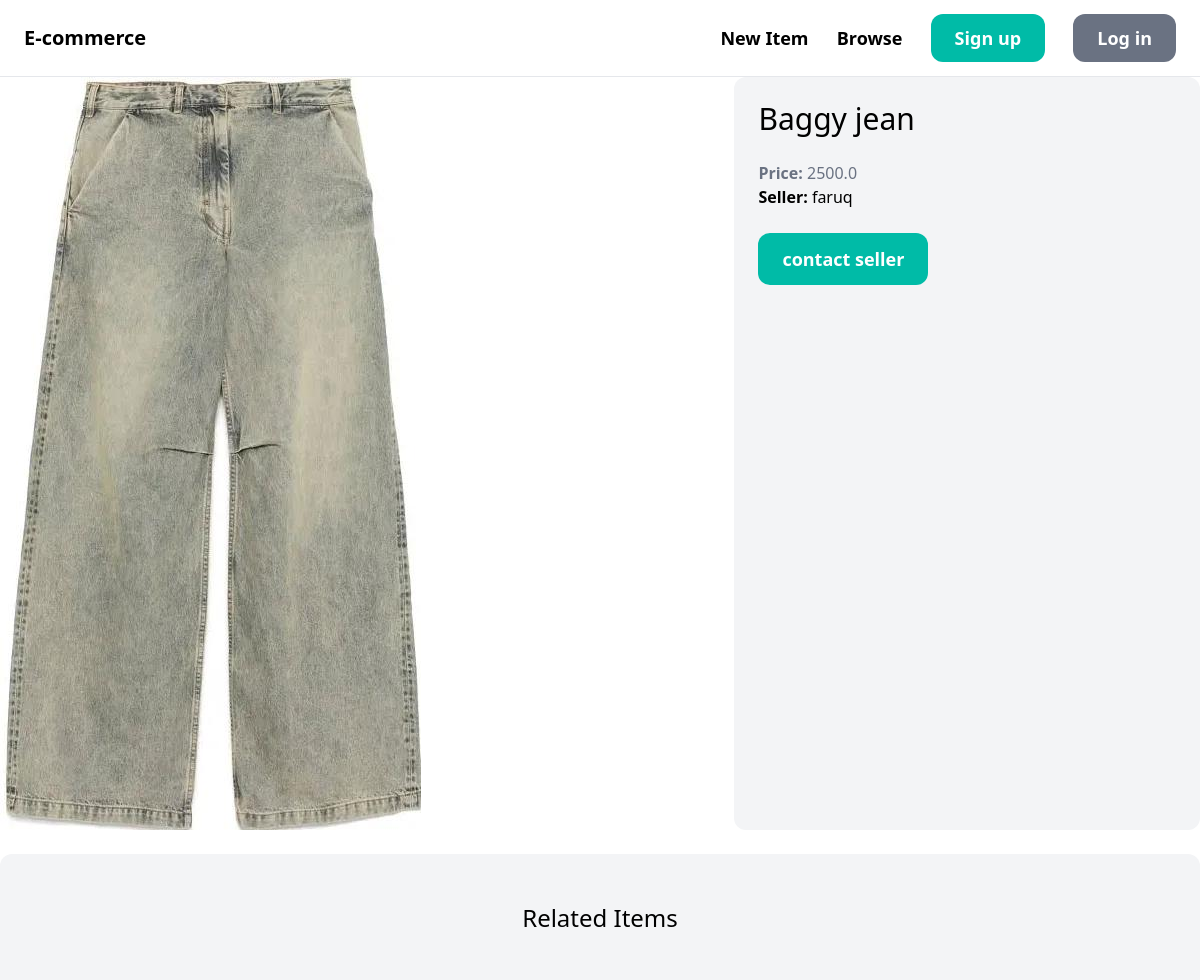
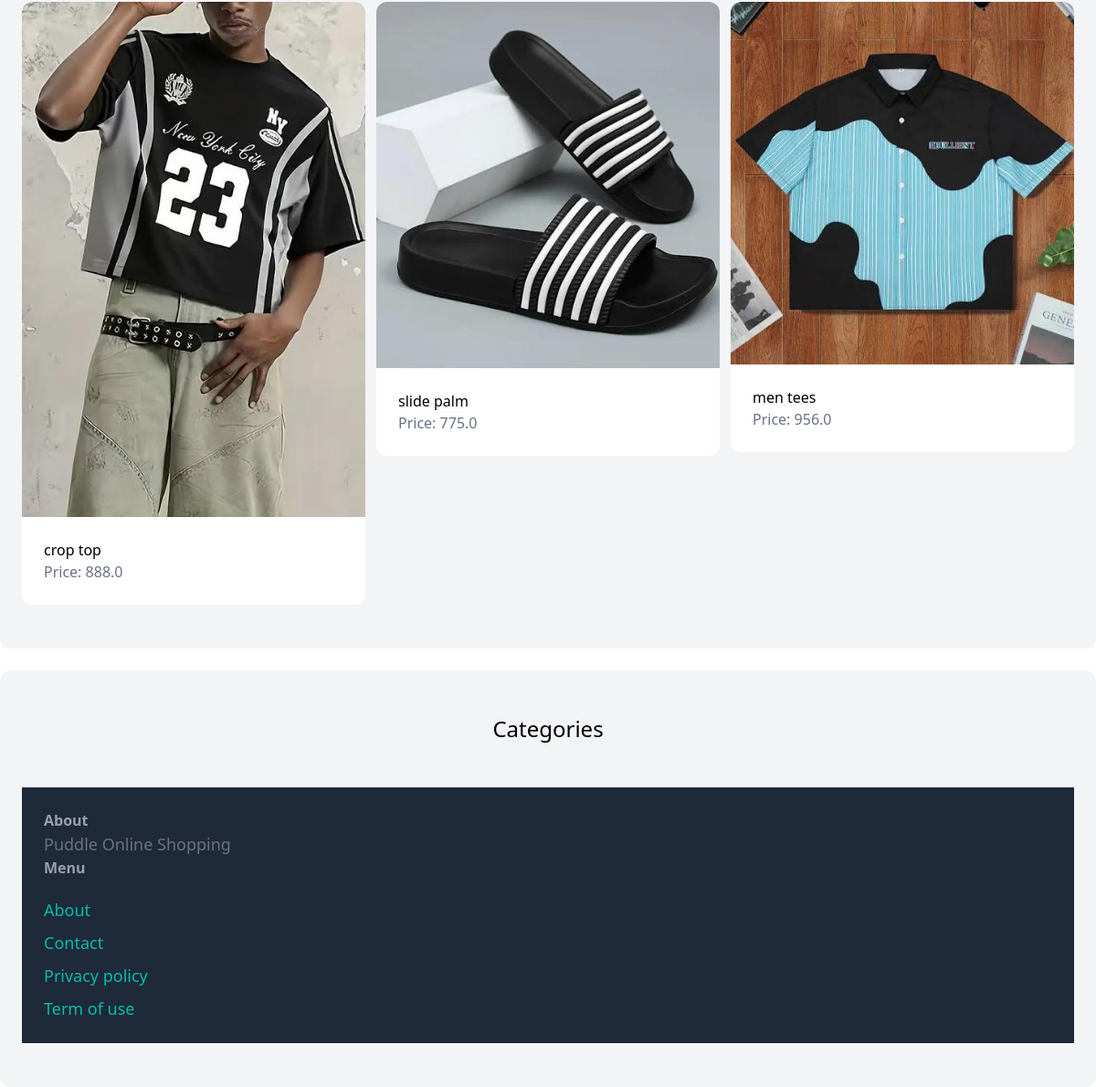
Screenshot of /items/3/ with the database file from the repository (2 pictures, top to bottom).
### item/models.py (models this page shows, shortened)
class Item(models.Model):
    name=models.TextField(blank=True)
    desc = models.TextField(blank=True, null=True)
    price=models.FloatField()
    is_sold=models.BooleanField(default=False)
    created_at=models.DateTimeField(auto_now_add=True)
    category=models.ForeignKey(Category,related_name='item',on_delete=models.CASCADE)
    created_by=models.ForeignKey(User,related_name='items',on_delete=models.CASCADE)
    image=models.ImageField(upload_to='item_images',blank=True,
    null=True)

### item/views.py (the view)
# urls.py: path('<int:pk>/', detail, name="detail"),
def detail(request,pk):
    item=get_object_or_404(Item,pk=pk)
    related_items=Item.objects.filter(category=item.category,is_sold=False).exclude(pk=pk)[0:3]
    return render(request,"item/detail.html",{"item":item, "related_items":related_items})

### item/templates/item/detail.html (shortened to what this page needs)
{%extends 'core/base.html' %}
{%block content %}
<div class="grid grid-cols-5 gap-6">
    <div class="col-span-3">
        <img src="{{item.image}}" class="rounded-xl">
    </div>
    <div class="col-span-2 p-6 bg-gray-100 rounded-xl">
        <h1 class="mb-6 text-3xl">{{ item.name }}</h1>
        <p class="text-gray-500"><strong>Price: </strong> {{item.price}}</p>
        <p class="text-gtay-500"><strong>Seller: </strong> {{item.created_by.username}}</p>
        {%if request.user == item.created_by %}
        <div class="mt-6 p-6 bg-white rounded-xl">
            <p>This is your item</p>
            <a href="{% url 'item:edit' pk=item.id %}" class="inline-block mt-6 py-3 px-6 text-lg font-semibold bg-teal-500 text-white rounded-xl">Edit</a>
            <a href="{% url 'item:delete' item.id %}" class="inline-block mt-6 py-3 px-6 text-lg font-semibold bg-red-500 text-white rounded-xl">Delete</a>
        {%else%}
            <a href="{% url 'conversation:new' item.id %}" class="inline-block mt-6 py-3 px-6 text-lg font-semibold bg-teal-500 text-white rounded-xl hover:bg-teal-700">contact seller</a>
        {%endif%}
        </div>
    </div>
<div class="mt-6 px-6 py-12 bg-gray-100 rounded-xl">
    <h2 class="mb-12 text-2xl text-center">Related Items</h2>
    <div class="grid grid-cols-3 gap-3">
        {%for related_item in related_items%}
        <div>
            <a href="{% url 'item:detail' related_item.id %}">
                <div>
                    <img src="{{ related_item.image.url }}" class="rounded-t-xl">
                </div>
                <div class="p-6 bg-white rounded-b-xl">
                    <h2 class="text 2xl">{{ related_item.name }}</h2>
                    <p class="text-gray-500">Price: {{ related_item.price }}</p>
                </div>
            </a>
        </div>
        {%endfor%}
    </div>
</div>
<div class="mt-6 px-6 py-12 bg-gray-100 rounded-xl">
    <h2 class="mb-12 text-2xl text-center">Categories</h2>
{%endblock%}

### rows the page displays
Item: image (picture), name "Baggy jean", price "2500.0", created_by.username "faruq"
Item: image (picture), name "crop top", price "888.0"
Item: image (picture), name "slide palm", price "775.0"
Item: image (picture), name "men tees", price "956.0"
